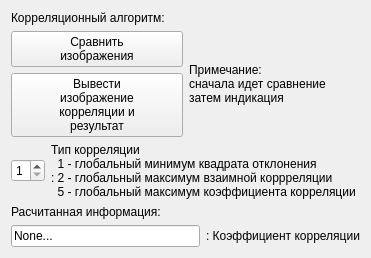
   <widget class="QWidget" name="">
    <property name="geometry">
     <rect>
      <x>370</x>
      <y>741</y>
      <width>320</width>
      <height>234</height>
     </rect>
    </property>
    <layout class="QVBoxLayout" name="verticalLayout_23">
     <item>
      <widget class="QLabel" name="label_58">
       <property name="text">
        <string>Корреляционный алгоритм:</string>
       </property>
      </widget>
     </item>
     <item>
      <layout class="QHBoxLayout" name="horizontalLayout_42">
       <item>
        <layout class="QVBoxLayout" name="verticalLayout_16">
         <item>
          <widget class="QPushButton" name="btnMessureCorrelation">
           <property name="text">
            <string>Сравнить
изображения</string>
           </property>
          </widget>
         </item>
         <item>
          <widget class="QPushButton" name="btnShowRecognitionCorrelation">
           <property name="text">
            <string>Вывести
изображение
корреляции и
результат</string>
           </property>
          </widget>
         </item>
        </layout>
       </item>
       <item>
        <layout class="QVBoxLayout" name="verticalLayout_18">
         <item>
          <widget class="QLabel" name="label_59">
           <property name="text">
            <string>Примечание:
сначала идет сравнение
затем индикация</string>
           </property>
          </widget>
         </item>
        </layout>
       </item>
      </layout>
     </item>
     <item>
      <layout class="QHBoxLayout" name="horizontalLayout_44">
       <item>
        <widget class="QSpinBox" name="correlationType">
         <property name="minimum">
          <number>1</number>
         </property>
         <property name="maximum">
          <number>5</number>
         </property>
         <property name="singleStep">
          <number>2</number>
         </property>
        </widget>
       </item>
       <item>
        <widget class="QLabel" name="label_61">
         <property name="text">
          <string>Тип корреляции
  1 - глобальный минимум квадрата отклонения
: 2 - глобальный максимум взаимной коррреляции
  5 - глобальный максимум коэффициента корреляции </string>
         </property>
        </widget>
       </item>
      </layout>
     </item>
     <item>
      <layout class="QVBoxLayout" name="verticalLayout_17">
       <item>
        <widget class="QLabel" name="label_62">
         <property name="text">
          <string>Расчитанная информация:</string>
         </property>
        </widget>
       </item>
       <item>
        <layout class="QHBoxLayout" name="horizontalLayout_43">
         <item>
          <widget class="QLineEdit" name="correlationKf">
           <property name="text">
            <string>None...</string>
           </property>
          </widget>
         </item>
         <item>
          <widget class="QLabel" name="label_60">
           <property name="text">
            <string>: Коэффициент корреляции</string>
           </property>
          </widget>
         </item>
        </layout>
       </item>
      </layout>
     </item>
    </layout>
   </widget>
